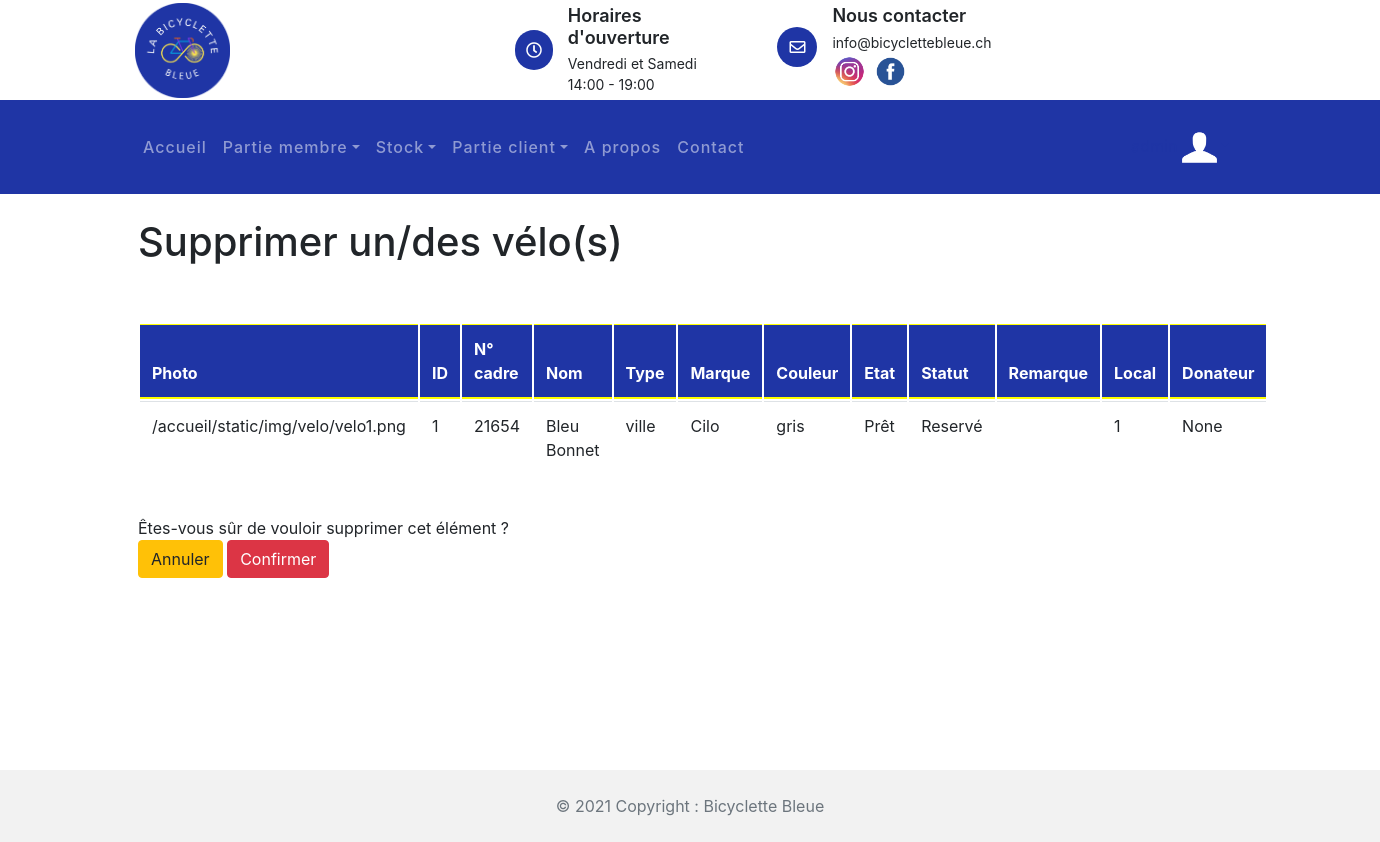
Before: /stock_velos/supprimer_velo/1 (signed in) with the older database file.
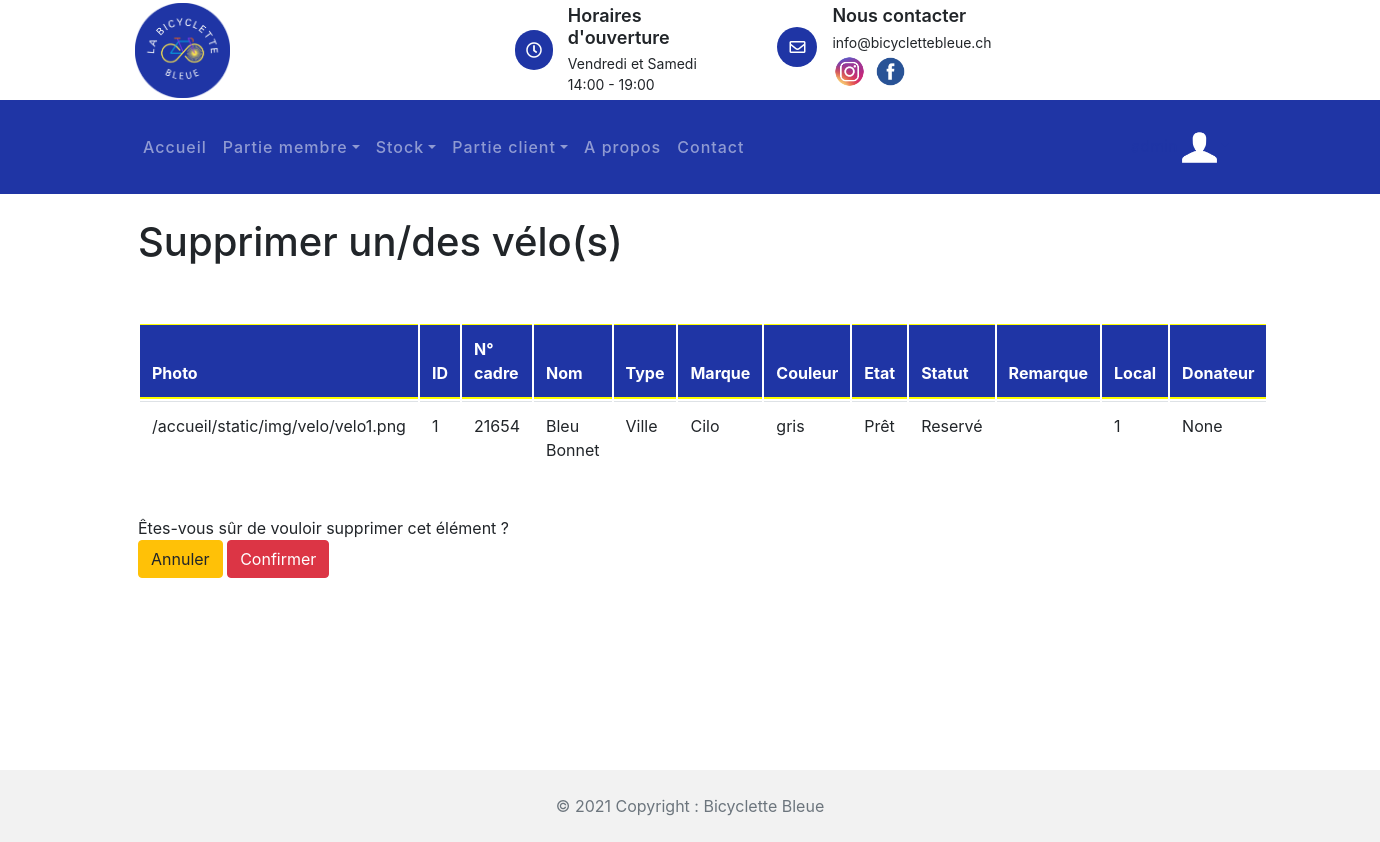
After: the same page with the newer database file.
### statistique/models.py (models this page shows, shortened)
class Velo(models.Model):
    vel_id = models.AutoField(db_column='VEL_ID', primary_key = True)  # Field name made lowercase.
    vel_num_cadre = models.IntegerField(db_column='VEL_NUM_CADRE', blank=True, null=True)  # Field name made lowercase.
    vel_nom = models.TextField(db_column='VEL_NOM', blank=True, null=True)  # Field name made lowercase.
    vel_marque = models.TextField(db_column='VEL_MARQUE', blank=True, null=True)  # Field name made lowercase.
    vel_couleur = models.TextField(db_column='VEL_COULEUR', blank=True, null=True)  # Field name made lowercase.
    vel_type = models.TextField(db_column='VEL_TYPE', blank=True, null=True)  # Field name made lowercase.
    vel_photo = models.TextField(db_column='VEL_PHOTO', blank=True, null=True)  # Field name made lowercase.
    vel_statut = models.TextField(db_column='VEL_STATUT', blank=True, null=True)  # Field name made lowercase.
    vel_etat = models.TextField(db_column='VEL_ETAT', blank=True, null=True)  # Field name made lowercase.
    vel_remarque = models.TextField(db_column='VEL_REMARQUE', blank=True, null=True)  # Field name made lowercase.
    class Meta:
        managed = False
        db_table = 'Velo'

### stock_velos/views.py (the view)
# urls.py: path('supprimer_velo/<str:pk>', views.supprimer_velo, name='indexSupprimerVelo'),
@login_required(login_url='/compte/login')
def supprimer_velo(request, pk):
    velo = Velo.objects.get(vel_id=pk)
    if request.method == 'POST':
        velo.delete()
        return redirect('/stock_velos')
    context = {
        'item': velo
    }
    return render(request, 'stock_velos/supprimer_velo.html', context)

### stock_velos/templates/stock_velos/supprimer_velo.html (shortened to what this page needs)
{% extends 'template_base.html' %}
{% load static %}
{% block contenu %}
        <link href="{% static 'css/bootstrap.min.css' %}" rel="stylesheet">
        <link href="{% static 'lib/flaticon/font/flaticon.css' %}" rel="stylesheet">
        <link href="{% static 'lib/animate/animate.min.css' %}" rel="stylesheet">
        <link href="{% static 'lib/owlcarousel/assets/owl.carousel.min.css' %}" rel="stylesheet">
<br>
<h1 style="margin-left: 10%"> Supprimer un/des vélo(s) </h1>
<br>
<br>
<form action="{% url 'stock_velos:indexSupprimerVelo' item.vel_id %}" method="post">
    <table class="table">
        <thead  class="thead-dark">
    <tr>
        <th class="ligne0">
            <p1>Photo</p1>
        </th>
        <th class="ligne0">
            <p1>ID</p1>
        </th>
        <th class="ligne0">
            <p1>N° cadre</p1>
        </th>
        <th class="ligne0">
            <p1>Nom</p1>
        </th>
        <th class="ligne0">
            <p1>Type</p1>
        </th>
        <th class="ligne0">
            <p1>Marque</p1>
        </th>
        <th class="ligne0">
            <p1>Couleur</p1>
        </th>
        <th class="ligne0">
            <p1>Etat</p1>
        </th>
        <th class="ligne0">
            <p1>Statut</p1>
        </th>
        <th class="ligne0">
            <p1>Remarque</p1>
        </th>
        <th class="ligne0">
            <p1>Local</p1>
        </th>
        <th class="ligne0">
            <p1>Donateur</p1>
        </th>
    </tr>
    </thead>
    <tr>
        <td>
            <p1>{{item.vel_photo}}</p1>
        </td>
        <td>
            <p1>{{item.vel_id}}</p1>
        </td>
        <td>
            <p1>{{item.vel_num_cadre}}</p1>
        </td>
        <td>
            <p1>{{item.vel_nom}}</p1>
        </td>
        <td>
            <p1>{{item.vel_type}}</p1>
        </td>
        <td>
            <p1>{{item.vel_marque}}</p1>
        </td>
        <td>
            <p1>{{item.vel_couleur}}</p1>
        </td>
        <td>
            <p1>{{item.vel_etat}}</p1>
        </td>
        <td>
            <p1>{{item.vel_statut}}</p1>
        </td>
        <td>
        </td>
        <td>
            <p1>{{item.local_id_id}}</p1>
        </td>
        <td>
            <p1>{{item.don_id_id}}</p1>
        </td>
    </tr>
</table>
    <br>
<p1 style="margin-left: 10%"> Êtes-vous sûr de vouloir supprimer cet élément ? </p1>
    <br>
    <a href="{% url 'stock_velos:indexStockVelos'%}" class="btn btn-warning" style="margin-left: 10%" >Annuler</a>
    <input class="btn btn-danger" type="submit" name="Confirmer" value="Confirmer">
</form>
{% endblock %}

Changed rows visible on the page:
changed Velo "/accueil/static/img/velo/velo1.png": vel_type "ville" → "Ville"
